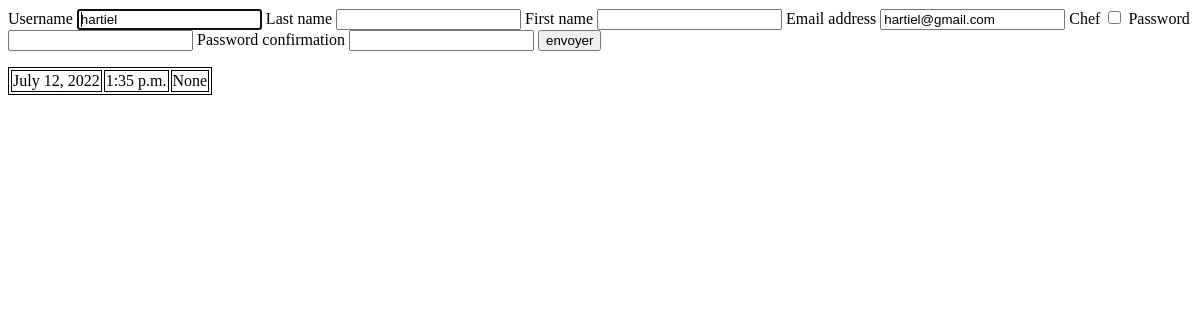
The page /profile/1 on the database as committed earlier.
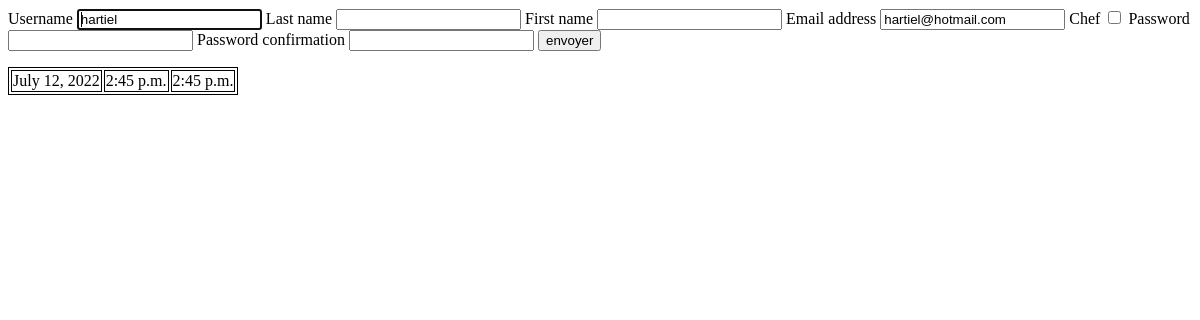
The same page on the database as committed later.
### compte/models.py (models this page shows)
class users(AbstractUser):
    chef = models.BooleanField(default=False)

### ping/models.py (models this page shows)
class presence(models.Model):
    date = models.DateField(null=True)
    user = models.ForeignKey(users, on_delete=models.CASCADE)
    matin = models.TimeField(null=False)
    soir = models.TimeField(blank=True, null=True)
    class Meta:
        unique_together = ('date', 'user')

### compte/views.py (the view, shortened to what this page needs)
# urls.py: path('profile/<int:id>', compte_views.index_profile, name='profile'),
def index_profile(request,id):
    userr = users.objects.get(id=id)
    form = creerUtilisateur(instance=userr)
    presencess = presence.objects.filter(user=id)
    return render(request, 'compte/index_profile.html', {'form': form, 'userr':userr ,'presencess': presencess})

### compte/forms.py
class creerUtilisateur(UserCreationForm):
    class Meta:
        model = users
        fields = ['username', 'last_name', 'first_name', 'email', 'chef']

### becoffe/templates/compte/index_profile.html (shortened to what this page needs)
<form method="post" action="">
    {% for champ in form %}
    {{champ.label}}
    {{ champ }}
    {% endfor %}
    <input type="submit" nom ="inscription" value="envoyer">
</form>
    {%for r in presencess%}
        <table>
            <tr>
                <td>{{r.date}}</td>
                <td>{{r.matin}}</td>
                <td>{{r.soir}}</td>
            </tr>
        </table>
    {%endfor%}

Rows that differ between the two databases and show on the page:
changed users "hartiel": email "hartiel@gmail.com" → "hartiel@hotmail.com"
changed presence: matin "1:35 p.m." → "2:45 p.m."; soir "None" → "2:45 p.m."
